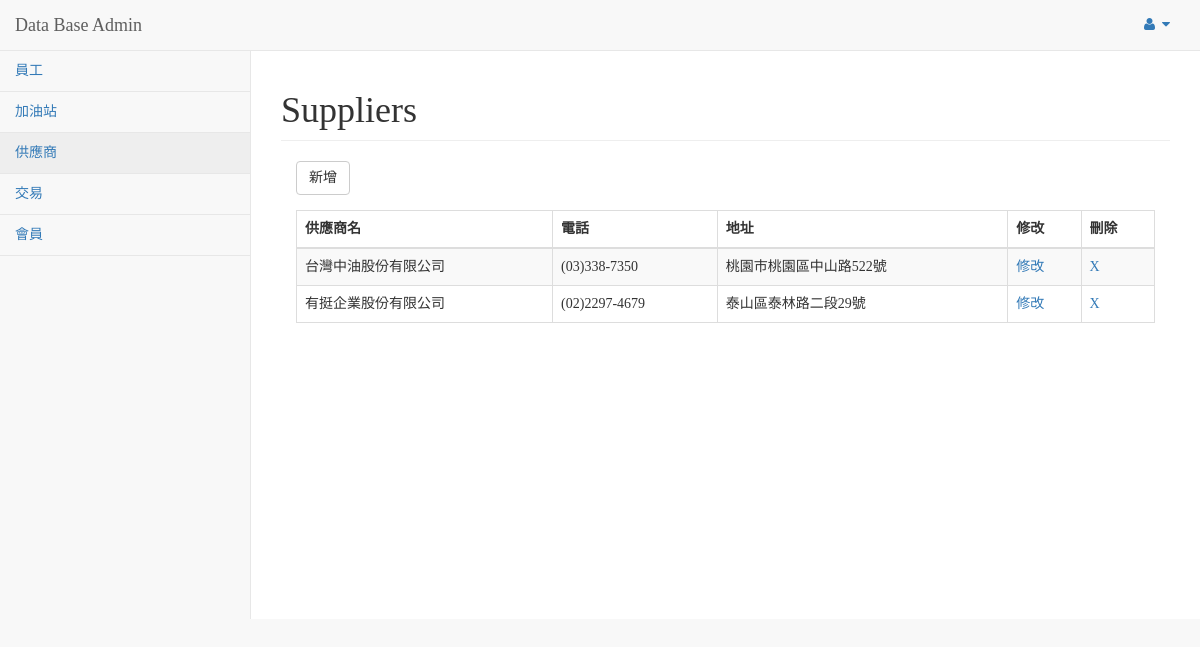
The page /pages/supplier.php on the database its author committed.
### tables this page shows
CREATE TABLE `Supplier` (
  `Supplier_ID` int(11) NOT NULL,
  `Phone_number` varchar(20) NOT NULL,
  `Address` varchar(20) NOT NULL,
  `Supplier_name` char(10) NOT NULL
);

### pages/supplier.php (the view, shortened to what this page needs)
<?php
    $db = mysqli_connect("localhost","root","root") or die("無法開啟MySQL伺服器連接!");
    $sqlSupplier = "SELECT * FROM Supplier";
    $resultSupplier = mysqli_query($db,$sqlSupplier);
?>
<!DOCTYPE html>
<html lang="en">
<head>
    <link href="../vendor/bootstrap/css/bootstrap.min.css" rel="stylesheet">
    <link href="../vendor/metisMenu/metisMenu.min.css" rel="stylesheet">
    <link href="../dist/css/sb-admin-2.css" rel="stylesheet">
    <link href="css/supplier.css" rel="stylesheet" type="text/css">
    <link href="../vendor/morrisjs/morris.css" rel="stylesheet">
    <link href="../vendor/font-awesome/css/font-awesome.min.css" rel="stylesheet" type="text/css">
</head>
<body>
    <div id="wrapper">
        <nav class="navbar navbar-default navbar-static-top" role="navigation" style="margin-bottom: 0">
            <div class="navbar-header">
                <a class="navbar-brand" href="index2.php">Data Base Admin</a>
            </div>
            <ul class="nav navbar-top-links navbar-right">
                <li class="dropdown">
                    <a class="dropdown-toggle" data-toggle="dropdown" href="#">
                        <i class="fa fa-user fa-fw"></i> <i class="fa fa-caret-down"></i>
                    </a>
                </li>
            </ul>
            <div class="navbar-default sidebar" role="navigation">
                <div class="sidebar-nav navbar-collapse">
                    <ul class="nav" id="side-menu">
                        <li>
                            <a href="index2.php">員工</a>
                        </li>
                        <li>
                            <a href="station.php">加油站</a>
                        </li>
                        <li>
                            <a href="supplier.php">供應商</a>
                        </li>
                        <li>
                            <a href="deal.php">交易</a>
                        </li>
                        <li>
                            <a href="member.php">會員</a>
                        </li>
                    </ul>
                </div>
            </div>
        </nav>
        <div id="page-wrapper">
            <div class="row">
                <div class="col-lg-12">
                    <h1 class="page-header">Suppliers</h1>
                </div>
            </div>
            <div class="row">
                <div class="col-lg-12">
                    <div class="col-lg-1">
                        <button onclick="showDialog()" class="btn btn-default">新增</button>
                    </div>
                </div>
            </div>
            <div class="row">
                <div class="col-lg-12">
                        <div class="panel-body">
                            <form method="post" action="updateSupplier.php">
                            <table width="100%" class="table table-striped table-bordered table-hover" id="dataTables-example">
                                <thead>
                                    <tr>
                                        <th>供應商名</th>
                                        <th>電話</th>
                                        <th>地址</th>
                                        <th>修改</th>
                                        <th>刪除</th>
                                    </tr>
                                </thead>
                                <tbody>
                                <?php
                                     while ($rowSupplier = mysqli_fetch_array($resultSupplier)) {
                                        $Address = $rowSupplier["Address"];
                                        $Supplier_name = $rowSupplier["Supplier_name"];
                                        $Phone_number = $rowSupplier["Phone_number"];
                                        $Supplier_ID = $rowSupplier["Supplier_ID"];
                                        echo "<tr class='odd gradeX'>";
                                        echo "<td>$Supplier_name</td>";
                                        echo "<td>$Phone_number</td>";
                                        echo "<td>$Address</td>";
                                        echo "<td class='center'><a class='edit'>修改</a></td>";
                                        echo "<td class='center'><a href='updateSupplier.php?Delete=true&Supplier_ID=$Supplier_ID'>X</a></td>";
                                        echo "</tr>";
                                    }
                                ?>
                                </tbody>
                            </table>
                            </form>
                        </div>
                    </div>
            </div>
        </div>
    </div>
</body>
</html>

### pages/css/supplier.css (style rules this page uses)
body { font-family:Microsoft JhengHei; }
.edit { cursor: pointer; }

### rows shown on the page
supplier: Supplier_name "台灣中油股份有限公司", Phone_number "(03)338-7350", Address "桃園市桃園區中山路522號"
supplier: Supplier_name "有挺企業股份有限公司", Phone_number "(02)2297-4679", Address "泰山區泰林路二段29號"
